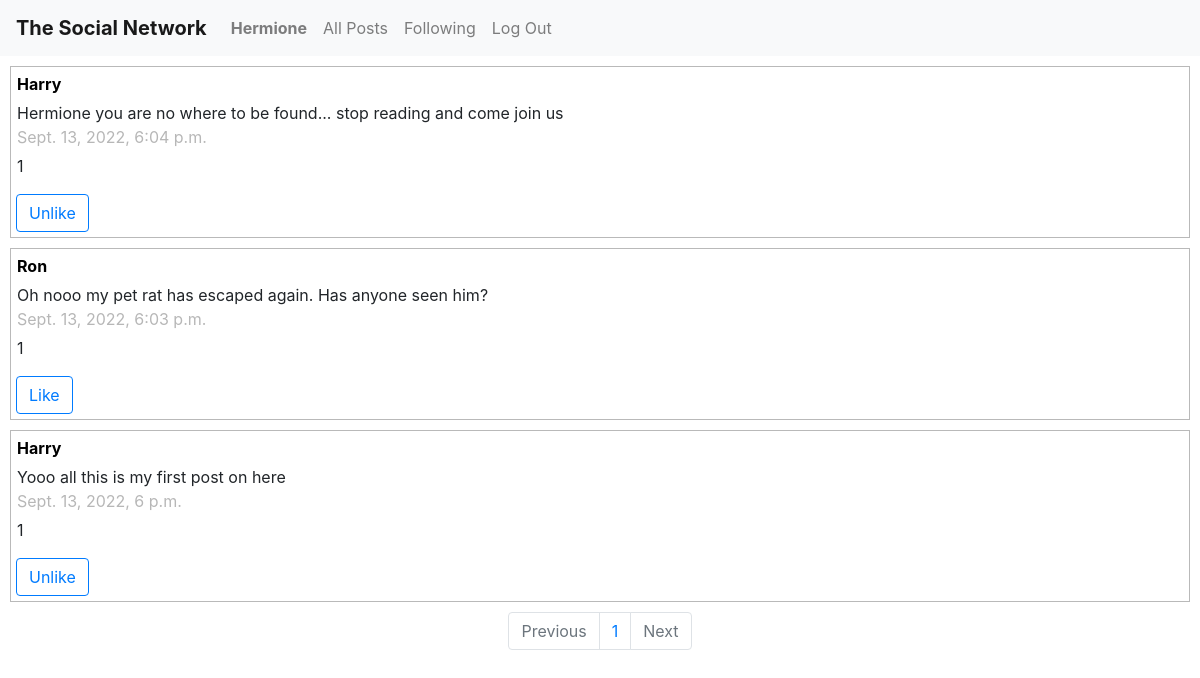
Page /following (signed in) on the earlier database version.
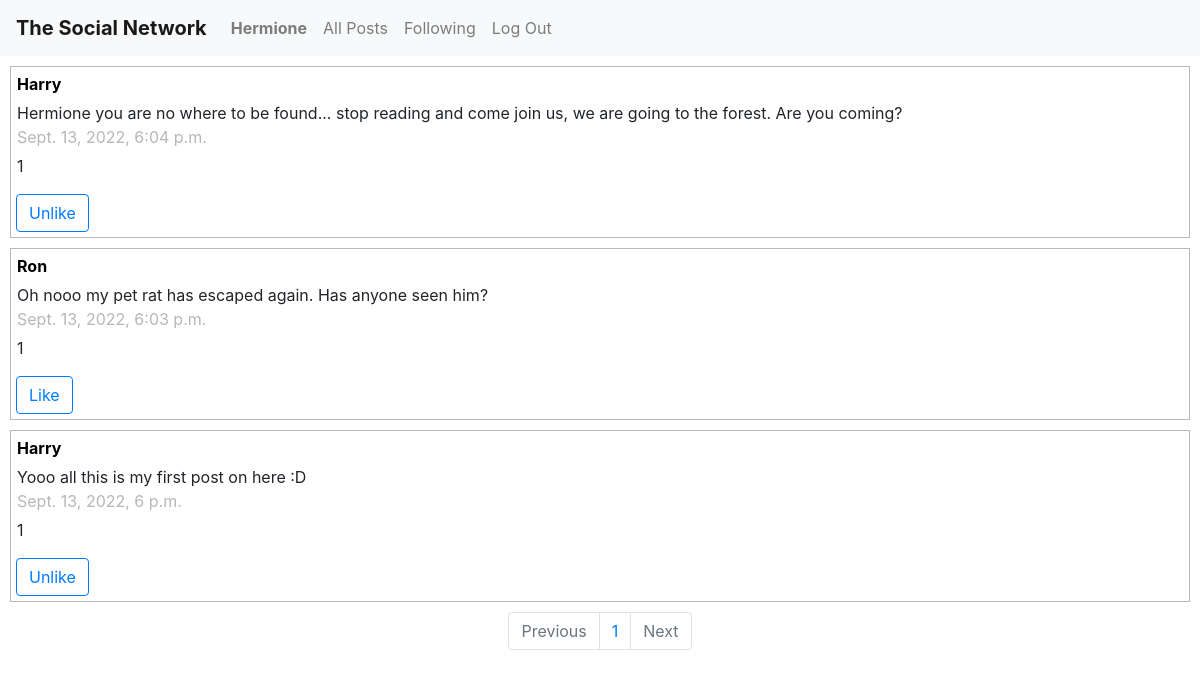
Same page on the later database version.
### network/models.py (models this page shows, shortened)
class Post(models.Model):
    author = models.ForeignKey(User, blank=False, on_delete=models.CASCADE, related_name="posts")
    content = models.CharField(max_length=280, blank=False)
    timestamp = models.DateTimeField(auto_now_add = True)
    likes = models.ManyToManyField(User, blank=True)
    likes_count = models.IntegerField(blank=True, default=0)

class User(AbstractUser):
    pass

### network/views.py (the view)
# urls.py: path("following", views.following, name="following"),
def following(request):
    try:
        following = Follow.objects.get(user = request.user).following.all()
    except:
        following = []
    all_posts = Post.objects.filter(author__in = following).order_by('-timestamp')
    paginator = Paginator(all_posts,10)
    try:
        posts = paginator.get_page(request.GET.get('page'))
    except:
        posts = paginator.page(1)
    return render(request, "network/following.html", {
        "posts": posts,
        "paginator": paginator,
    })

### network/templates/network/following.html (shortened to what this page needs)
{% extends "network/layout.html" %}
{% load static %}
{% block body %}
    {% if user.is_authenticated %}
        {% for post in posts %}
            <div style="border: 1px solid #b9b9b9; margin-left: 10px; margin-right: 10px; margin-top: 10px;">
                <div class="row" style="margin: 5px;">
                    <div>
                        <ul style="list-style:none; padding-left: 1px;">
                            <li> <a href="{% url 'profile' post.author %}" style="color:black;"> <b>{{ post.author }}</b></a></li>
                            <li style="margin-top: 5px;"> {{ post.content }} </li>
                            <li style="color: rgb(183, 183, 183)"> {{ post.timestamp }} </li>
                            <li style="margin-top: 5px;" id="likes-count-{{post.id}}"> {{ post.likes_count}} </li>
                        </ul>
                        {% if request.user in post.likes.all %}
                            <button data-post="{{ post.id }}" class="btn btn-outline-primary">Unlike</button>
                        {% else %}
                            <button data-post="{{ post.id }}" class="btn btn-outline-primary">Like</button>
                        {% endif %}
                    </div>
                </div>
            </div>
        {% empty %}
            <h6 style="margin-left:10px; margin-top: 20px;">Follow other users to see their posts in Following...</h6>
        {% endfor %}
        <nav aria-label="Page navigation example" style="margin-top: 10px;">
            <ul class="pagination justify-content-center">
                {% if posts.has_previous %}
                    <li class="page-item">
                        <a class="page-link" href="?page={{ posts.previous_page_number }}" tabindex="-1">Previous</a>
                    </li>
                {% else %}
                    <li class="page-item disabled">
                        <a class="page-link" href="#" tabindex="-1">Previous</a>
                    </li>
                {% endif %}
                {% for page in paginator.page_range %}
                    <li class="page-item"><a class="page-link" href="?page={{ page }}">{{ page }}</a></li>
                {% endfor %}
                {% if posts.has_next %}
                    <li class="page-item">
                        <a class="page-link" href="?page={{ posts.next_page_number }}">Next</a>
                    </li>
                {% else %}
                    <li class="page-item disabled">
                        <a class="page-link" href="#">Next</a>
                    </li>
                {% endif %}
            </ul>
        </nav>
    {% endif %}
{% endblock %}

Differences in the rows shown:
changed Post: content "Hermione you are no where to be found... stop reading and come join us" → "Hermione you are no where to be found... stop reading and come join us, we are going to the forest. Are you coming?"
changed Post: content "Yooo all this is my first post on here" → "Yooo all this is my first post on here :D"
